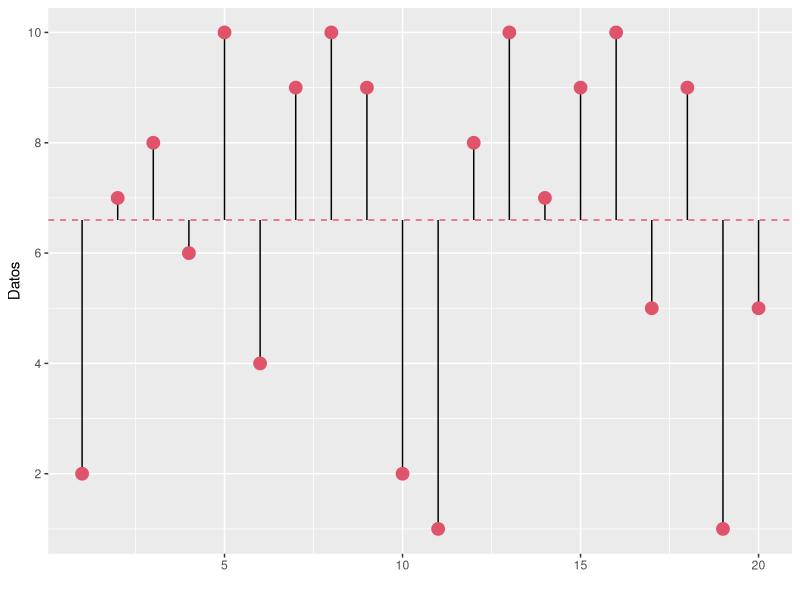

Source code (R):
## ---- chunk 1
if(!require(tidyverse)){
  install.packages("tidyverse")}
library(tidyverse)

if(!require(palmerpenguins)){
  install.packages("palmerpenguins")}
library(palmerpenguins)

if(!require(psych)){
  install.packages("psych")}
library(psych)

if(!require(modeest)){
  install.packages("modeest")}
library(modeest)

if(!require(ggthemes)){
  install.packages("ggthemes")}
library(ggthemes)

if(!require(ggplot2)){
  install.packages("ggplot2")}
library(ggplot2)

if(!require(e1071)){
  install.packages("e1071")}
library(e1071)
## ---- chunk 2
set.seed(222)
datos <- sample(1:10, size = 20, replace = TRUE)
datos
## ---- chunk 3
palmerpenguins::penguins$body_mass_g %>% mean(na.rm = TRUE)
## ---- chunk 4
(palmerpenguins::penguins$body_mass_g %>%  sum(na.rm = TRUE))/342
## ---- chunk 5
sum(datos)/length(datos)
## ---- chunk 6
mean(datos)
## ---- chunk 7
tibble(x = 1:length(datos), y = datos) %>% 
  ggplot() +
  geom_hline(yintercept = mean(datos), color = 2
             , linetype = "dashed") + 
  geom_segment(aes(x = x, xend = x, y = mean(datos), yend = datos)) + 
  geom_point(aes(x = x, y = datos), color = 2, size = 4) + 
  scale_y_continuous(breaks = seq(0, 10, by = 2)) + 
  labs(
    x = "", y = "Datos"
  )
## ---- chunk 8
set.seed(555)
peso <- round(rnorm(200, mean = 60, sd = 5), 1)
peso
## ---- chunk 9
interv = cut(x = peso, breaks = seq(43, 79, by = 4), include.lowest = TRUE, right = TRUE)
tabla_1 <- tibble(Peso = interv) %>% 
  group_by(Peso) %>%
  summarise(fi = n()) %>% 
  mutate(
    mi = seq(45, 77, by = 4)
  ) %>% 
  relocate(Peso, mi, fi) %>% 
  mutate(
    hi = fi/sum(fi),
    Fi = cumsum(fi),
    Hi = cumsum(hi),
    mifi = mi*fi
  )
tabla_1
## ---- chunk 10
Peso1 = factor(c("[1,20]", "(47,51]"))

## ---- chunk 11
sum(tabla_1$mifi)/length(peso)
## ---- chunk 12
mean(peso)
